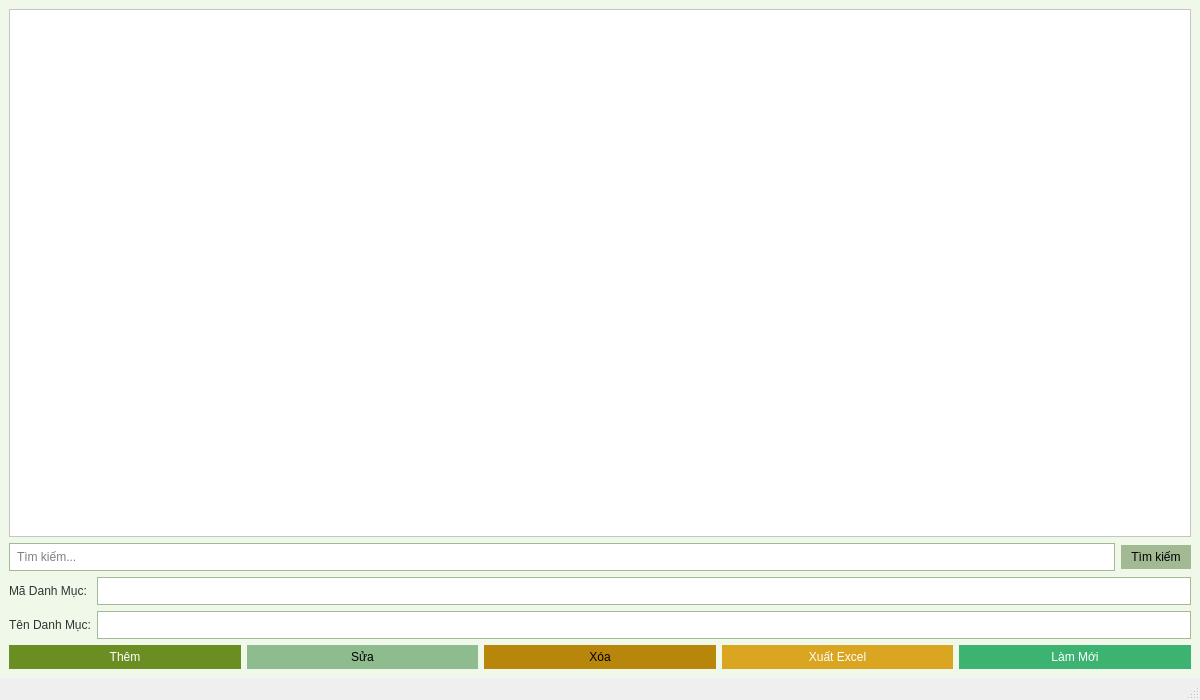
<?xml version="1.0" encoding="UTF-8"?>
<ui version="4.0">
 <class>MainWindow</class>
 <widget class="QMainWindow" name="MainWindow">
  <property name="geometry">
   <rect>
    <x>0</x>
    <y>0</y>
    <width>1200</width>
    <height>700</height>
   </rect>
  </property>
  <property name="windowTitle">
   <string>Quản lý Danh Mục</string>
  </property>
  <widget class="QWidget" name="centralwidget">
   <property name="styleSheet">
    <string notr="true">
background-color: #f0f8ea; /* Light green, base color */
font: 12pt "Segoe UI";
color: #333333; /* Dark text for better readability */
</string>
   </property>
   <layout class="QVBoxLayout" name="verticalLayout">
    <item>
     <widget class="QTableWidget" name="tableDanhMuc">
      <property name="styleSheet">
       <string notr="true">
background-color: #ffffff; /* White background for the table */
alternate-background-color: #e0e8d5; /* Slightly darker green for alternate rows */
selection-background-color: #a3b994; /* Darker green for selection */
color: #000000; /* Black text in table */
</string>
      </property>
     </widget>
    </item>
    <item>
     <layout class="QHBoxLayout" name="searchLayout">
      <item>
       <widget class="QLineEdit" name="txtSearch">
        <property name="styleSheet">
         <string notr="true">
background-color: #ffffff;
border: 1px solid #a3b994;
padding: 5px;
color: #000000; /* Black text in search box */
</string>
        </property>
        <property name="placeholderText">
         <string>Tìm kiếm...</string>
        </property>
       </widget>
      </item>
      <item>
       <widget class="QPushButton" name="btnSearch">
        <property name="styleSheet">
         <string notr="true">
background-color: #a3b994;
color: black;
border: none;
padding: 5px 10px;
</string>
        </property>
        <property name="text">
         <string>Tìm kiếm</string>
        </property>
       </widget>
      </item>
     </layout>
    </item>
    <item>
     <layout class="QGridLayout" name="formLayout">
      <item row="0" column="0">
       <widget class="QLabel" name="lblMaDanhMuc">
        <property name="text">
         <string>Mã Danh Mục:</string>
        </property>
       </widget>
      </item>
      <item row="0" column="1">
       <widget class="QLineEdit" name="txtMaDanhMuc">
        <property name="styleSheet">
         <string notr="true">
background-color: #ffffff;
border: 1px solid #a3b994;
padding: 5px;
color: #000000; /* Black text in input fields */
</string>
        </property>
       </widget>
      </item>
      <item row="1" column="0">
       <widget class="QLabel" name="lblTenDanhMuc">
        <property name="text">
         <string>Tên Danh Mục:</string>
        </property>
       </widget>
      </item>
      <item row="1" column="1">
       <widget class="QLineEdit" name="txtTenDanhMuc">
        <property name="styleSheet">
         <string notr="true">
background-color: #ffffff;
border: 1px solid #a3b994;
padding: 5px;
color: #000000; /* Black text in input fields */
</string>
        </property>
       </widget>
      </item>
     </layout>
    </item>
    <item>
     <layout class="QHBoxLayout" name="buttonLayout">
      <item>
       <widget class="QPushButton" name="btnAdd">
        <property name="styleSheet">
         <string notr="true">
background-color: #6b8e23; /* Olive Green */
color: white;
border: none;
padding: 5px 10px;
</string>
        </property>
        <property name="text">
         <string>Thêm</string>
        </property>
       </widget>
      </item>
      <item>
       <widget class="QPushButton" name="btnEdit">
        <property name="styleSheet">
         <string notr="true">
background-color: #8fbc8f; /* Dark Sea Green */
color: black;
border: none;
padding: 5px 10px;
</string>
        </property>
        <property name="text">
         <string>Sửa</string>
        </property>
       </widget>
      </item>
      <item>
       <widget class="QPushButton" name="btnDelete">
        <property name="styleSheet">
         <string notr="true">
background-color: #b8860b; /* Goldenrod */
color: black;
border: none;
padding: 5px 10px;
</string>
        </property>
        <property name="text">
         <string>Xóa</string>
        </property>
       </widget>
      </item>
      <item>
       <widget class="QPushButton" name="btnExport">
        <property name="styleSheet">
         <string notr="true">
background-color: #daa520; /* Goldenrod */
color: white;
border: none;
padding: 5px 10px;
</string>
        </property>
        <property name="text">
         <string>Xuất Excel</string>
        </property>
       </widget>
      </item>
      <item>
       <widget class="QPushButton" name="btnClear">
        <property name="styleSheet">
         <string notr="true">
background-color: #3cb371; /* Medium Sea Green */
color: white;
border: none;
padding: 5px 10px;
</string>
        </property>
        <property name="text">
         <string>Làm Mới</string>
        </property>
       </widget>
      </item>
     </layout>
    </item>
   </layout>
  </widget>
  <widget class="QMenuBar" name="menubar">
   <property name="geometry">
    <rect>
     <x>0</x>
     <y>0</y>
     <width>1200</width>
     <height>26</height>
    </rect>
   </property>
  </widget>
  <widget class="QStatusBar" name="statusbar"/>
 </widget>
 <resources/>
 <connections/>
</ui>
